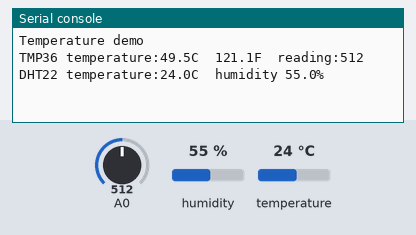
This program was run on a simulated ESP8266 board running MicroPython. Parts: the last lines printed to the serial console. The test bench sets the inputs (shaded band); at power-on: humidity 55 %, A0 = 512, temperature 24 °C (analog values on the 0–1023 scale).

Above: at 1.2 s.
1.3 s: humidity set to 22 %
At 11.0 s:
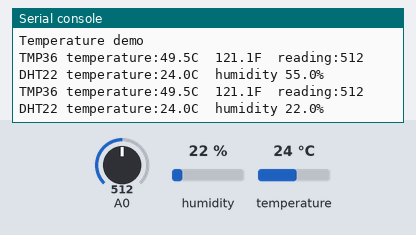
11.3 s: A0 set to 716
At 20.9 s:
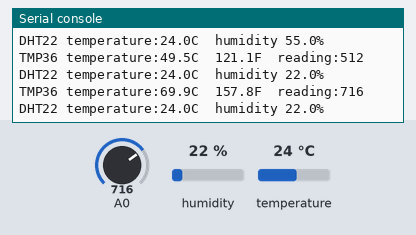
21.3 s: temperature set to 12 °C
At 30.5 s:
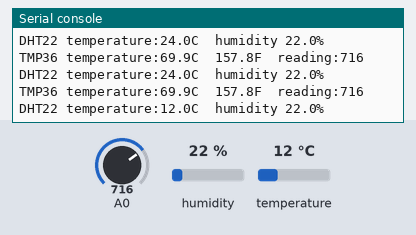
31.3 s: A0 set to 900
At 41.0 s:
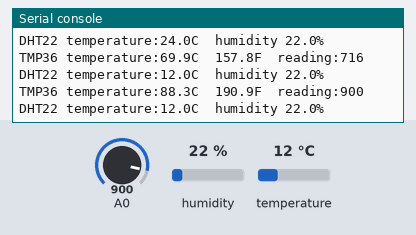
41.3 s: humidity set to 40 %
At 51.1 s:
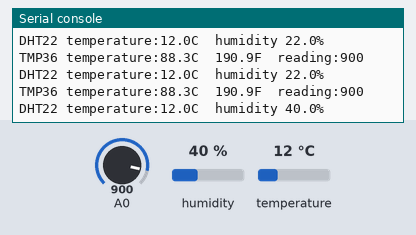
Timing chart, 0 to 52.3 s (numbered marks = the images above; inputs shaded):
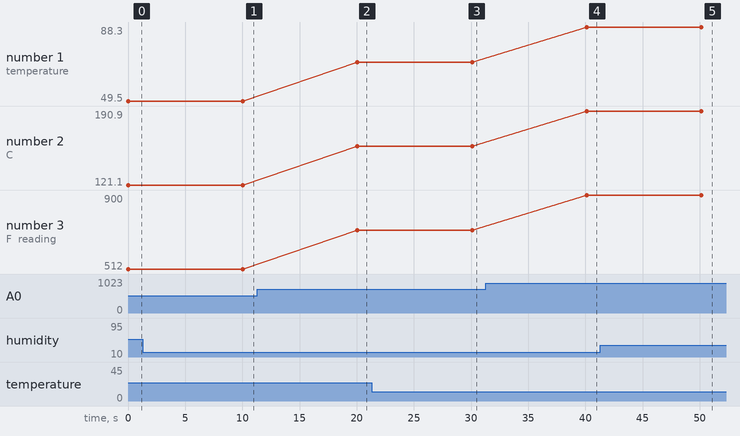

The program:

dht_tmp36.py
```python
# temperature reading from DHT22 and TMP36
# Huzzah:
# DHT22: data -> pin ?, Ucc = 3.3V
# TMP36 data -> A0 (ADC), Ucc = 3.3V
#
# NodeMCU:
# DHT22: data -> pin 0, Ucc = 3.3V (=5V no difference)
# TMP36 data -> A0 (ADC), Ucc = 3.3V
#
# 2017-0808 PePo initial setup

import machine, time
import dht

__DHT_PIN = const(0) # NodeMCU: pin D3
#__DHT_PIN = const(x) # Huzzah: pin GPIO??
__ADC_PIN = const(0) # ESP8266 must be always 0 (pin A0/ADC)

__DELTA = const(17) # empirical difference between TMP36 and DHT22
def temp(value):
    #return (value - 500) / 10 #Huzzah
	return (value - __DELTA) / 10 #NodeMCU

# Celsius to Fahrenheit
def fahrenheit(celsius):
    return (celsius * 9/5) + 32

# create ADC-object
adc = machine.ADC(__ADC_PIN)
# creae DHT22-object
d = dht.DHT22(machine.Pin(__DHT_PIN))

#define demo
# time between measurements DHT: >= 2 seconds
def run(dt=2.5):
    while True:
        reading = adc.read() # read A0 - TMP36
        d.measure() # read DHT22 T & H
        celsius_temp = temp(reading)
        fahrenheit_temp = fahrenheit(celsius_temp)
        print('TMP36 temperature:{0:0.1f}C\t{1:0.1f}F\treading:{2}'.format(celsius_temp, fahrenheit_temp,reading))
        print('DHT22 temperature:{0:0.1f}C\thumidity {1:0.1f}%'.format(d.temperature(), d.humidity()))
        time.sleep(dt)

#run demo
try:
    print('Temperature demo')
    run(10.0) #measure temp and humidity every 10 seonds
except:
    print('interrupted - done')
```

Measured:
- after the input at 1.3 s, the serial console: prints a new line after 8.7 s (image 1)
- after the input at 11.3 s, the serial console: prints a new line after 8.8 s (image 2)
- after the input at 21.3 s, the serial console: prints a new line after 8.8 s (image 3)
- after the input at 31.3 s, the serial console: prints a new line after 8.8 s (image 4)
- after the input at 41.3 s, the serial console: prints a new line after 8.8 s (image 5)
- plotted number 1: 49.5 → 69.9 after the input at 11.3 s, 69.9 → 88.3 after the input at 31.3 s
- plotted number 2: 121.1 → 157.8 after the input at 11.3 s, 157.8 → 190.9 after the input at 31.3 s
- plotted number 3: 512 → 716 after the input at 11.3 s, 716 → 900 after the input at 31.3 s
